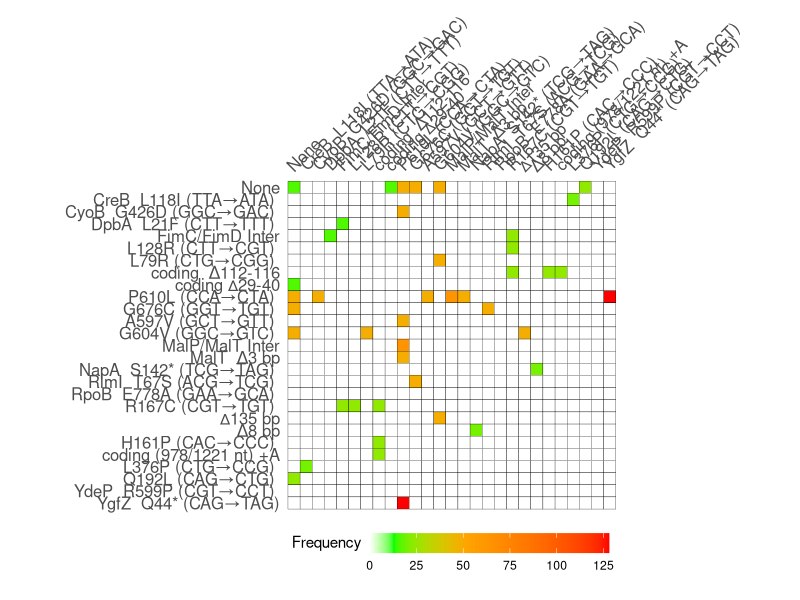
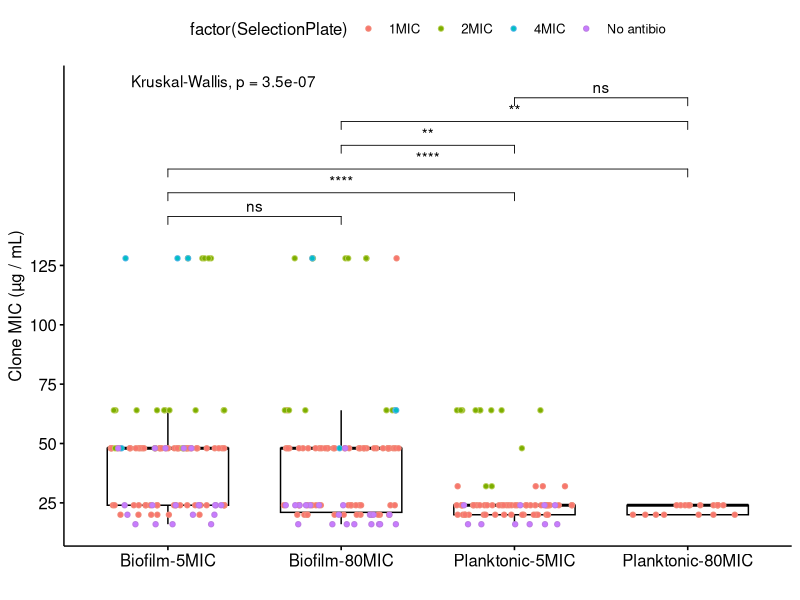
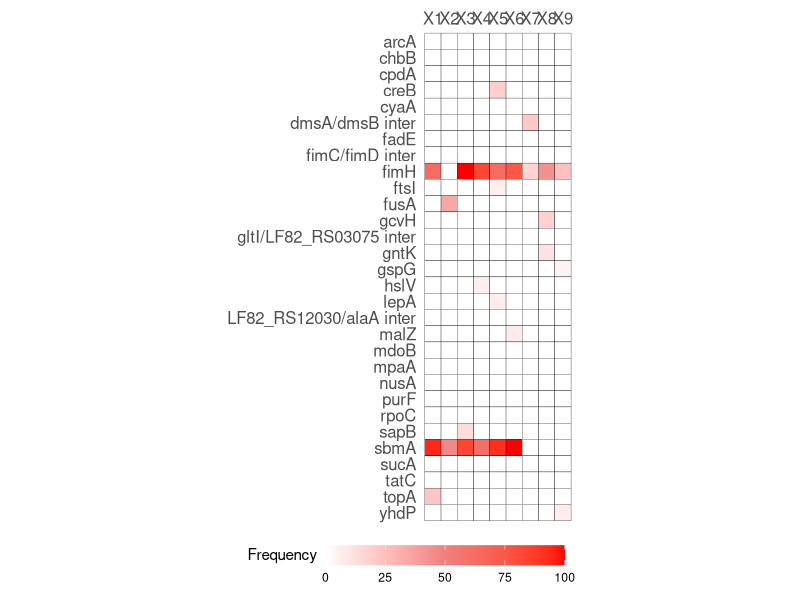
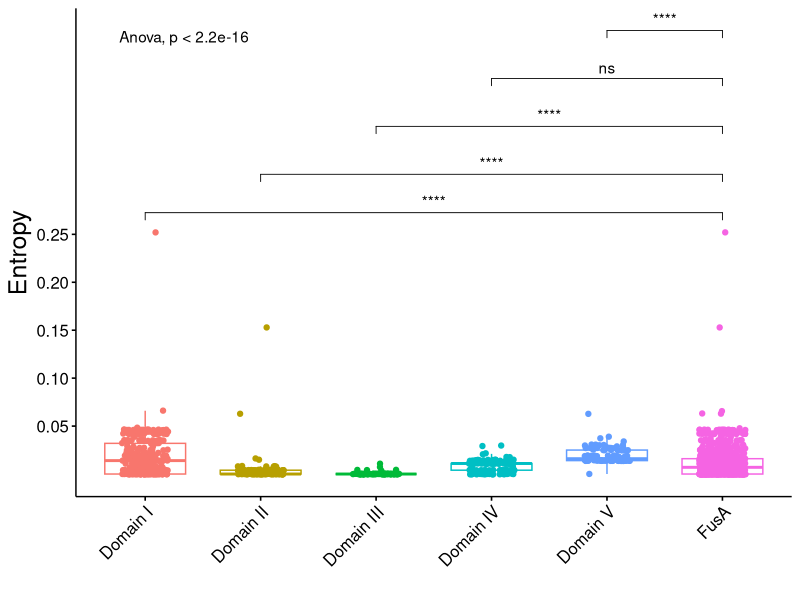
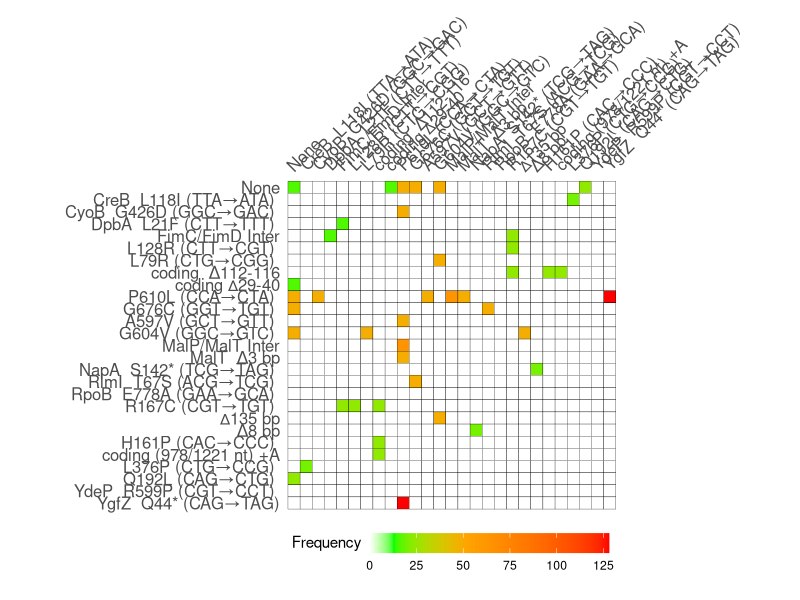
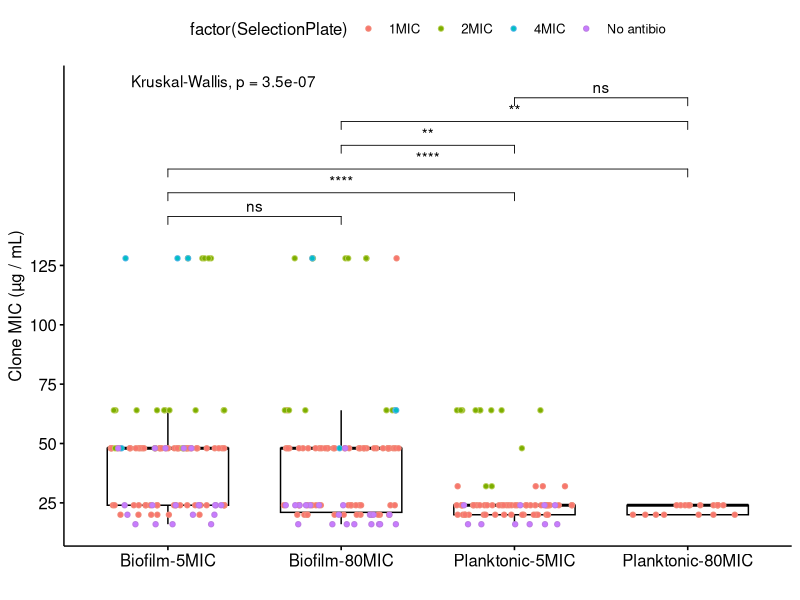
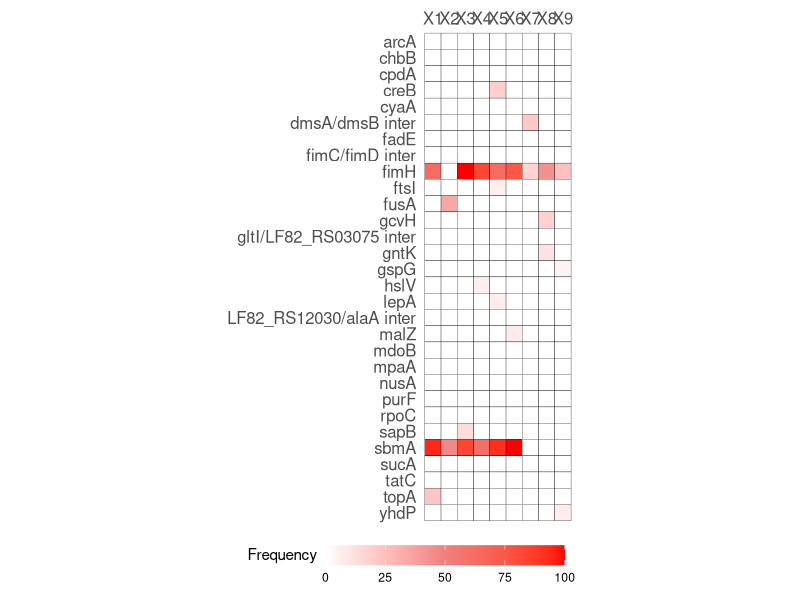
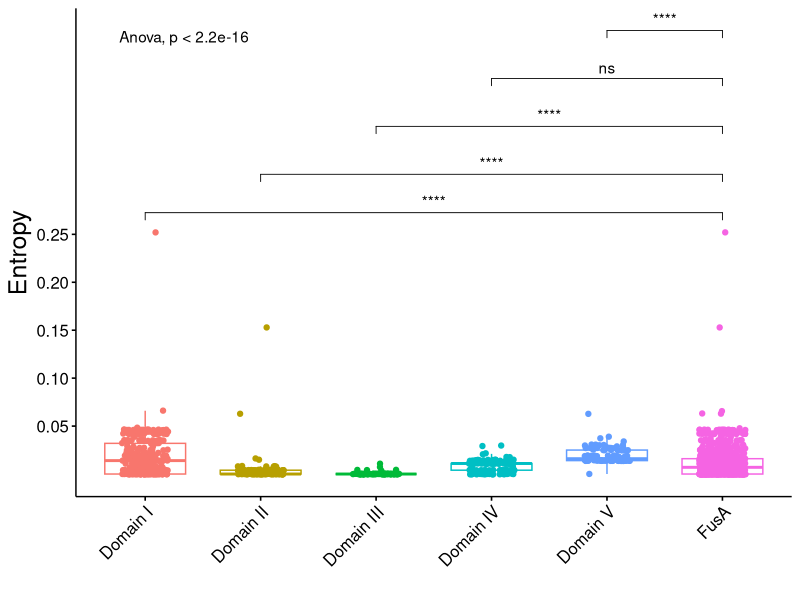

The R script that drew these images, in order:


## Heatmap Mut vs MIC
# Biofilm (same for Planktonic data)

data<-read.table("R_data/Mutation-MIC_Biofilm.txt",header = T,sep = "\t")

names<-data$Mut
names<-c("Mut",names)
colnames(data)<-names

library(reshape2)

dat<-melt(data=data,id.vars = c("Mut"),variable.name = "Mut2",value.name = "Freq")

library(ggplot2)

namesx<-data$Mut
namesy<-rev(namesx)

hp<-ggplot(data = dat, aes(x=Mut, y=Mut2, fill=Freq)) + 
    geom_tile(color = "black")+
    scale_fill_gradientn(values=c(1, .4, .1,0), colours=c("red", "orange", "green", "white"), limit = c(0,128),
                         name="Frequency") + theme_minimal()+ 
    theme(axis.text.x = element_text(vjust = 1, 
                                     size = 12, hjust = 1))+
    coord_fixed()


hp + theme(
    axis.title.x = element_blank(),
    axis.title.y = element_blank(),
    axis.text.y = element_text(size=12),
    axis.text.x = element_text(angle = 45,hjust=-0.01,vjust=0.2),
    panel.grid.major = element_blank(),
    panel.border = element_blank(),
    panel.background = element_blank(),
    axis.ticks = element_blank(),
    legend.justification = c(1, 0),
    legend.position="bottom",
    legend.direction = "horizontal")+
    guides(fill = guide_colorbar(barwidth = 12, barheight = 1,
                                 title.vjust = 0.9,title.hjust = 0))   + scale_x_discrete(position = "top",limits=namesx) +  scale_y_discrete(limits=namesy) + theme(plot.margin = margin(.2,3.5,.5,.5, "cm"))



ggsave("FIgures/Mut_vs_MIC_Biofilm.tiff",width=11,height = 10,device = "tiff",dpi = 700)


## Boxplot + Anova on clones MICs
# Color points by selection plate

data<-read.table("Anova_MIC_V2.txt",header = T,sep = "\t")

library(ggpubr)

comp<-list(c("Biofilm-5MIC","Biofilm-80MIC"),c("Biofilm-5MIC","Planktonic-5MIC"),c("Biofilm-5MIC","Planktonic-80MIC"),c("Biofilm-80MIC","Planktonic-5MIC"),c("Biofilm-80MIC","Planktonic-80MIC"),c("Planktonic-5MIC","Planktonic-80MIC"))

p <- ggboxplot(data, x = "Condition", y = "MIC",outlier.shape = NA) +geom_point(position=position_jitterdodge(jitter.width=2, dodge.width = 0), pch=21, aes(fill=factor(SelectionPlate),color=factor(SelectionPlate)))+ scale_color_manual(values=c("#f18d7b", "#b8ce55", "#56B4E9","#bb7de0"))
p + stat_compare_means(method = "kruskal",label.y = 200) + stat_compare_means(comparisons = comp,label="p.signif",label.y=c(140,150,160,170,180,190)) + xlab("") + ylab("Clone MIC (µg / mL)")+ scale_y_continuous(breaks = c(25,50,75,100,125))
ggsave("Figures/Boxplot_Anova_CloneMICs_ColorPoints.tiff",width=7,height = 7,device = "tiff",dpi = 700)



## Heatmaps for mutated genes in the final populations
# (same for the heatmaps with all SNPs)


data<-read.table("R_data/Mut_Genes_Cycle10_Biofilm.txt",header = T,sep = "\t")

library(reshape2)
library(ggplot2)

names<-data$Mutation
namesy<-rev(names)


dat<-melt(data=data,id.vars = c("Mutation"),measure.vars = c("X1","X2","X3","X4","X5","X6","X7","X8","X9"),variable.name = "Sample",value.name = "Freq")

hp<-ggplot(data = dat, aes(x=Sample, y=Mutation, fill=Freq)) + 
    geom_tile(color = "black")+
    scale_fill_gradientn(values=c(1, .5, 0), colours=c("red", "#f08080", "white"), limit = c(0,100),
                         name="Frequency") + theme_minimal()+ 
    theme(axis.text.x = element_text(vjust = 1, 
                                     size = 12, hjust = 1))+
    coord_fixed()


hp + theme(
    axis.title.x = element_blank(),
    axis.title.y = element_blank(),
    axis.text.y = element_text(size=12),
    axis.text.x = element_text(hjust = 0.5),
    panel.grid.major = element_blank(),
    panel.border = element_blank(),
    panel.background = element_blank(),
    axis.ticks = element_blank(),
    legend.justification = c(1, 0),
    legend.position="bottom",
    legend.direction = "horizontal")+
    guides(fill = guide_colorbar(barwidth = 12, barheight = 1,
                                 title.vjust = 0.9,title.hjust = 0))   + scale_x_discrete(position = "top")+  scale_y_discrete(limits=namesy)

ggsave("Figures/Heatmap_Genes_Biof.tiff",width=7,height = 10,device = "tiff",dpi = 700)



## Boxplot entropy

library(ggpubr)

data<-read.table("R_data/Entropy.txt",header = T,sep = "\t")

comp<-list(c("Domain I","FusA"),c("Domain II","FusA"),c("Domain III","FusA"),c("Domain IV","FusA"),c("Domain V","FusA"))

p <- ggboxplot(data, x = "Domain", y = "Entropy",color="Domain",outlier.shape = NA,add = "jitter") 
p + stat_compare_means(method = "anova",label.y = 0.45) + stat_compare_means(comparisons = comp,label="p.signif",label.y=c(0.26,0.3,0.35,0.4,0.45)) + scale_y_continuous(breaks = c(0.05,0.10,0.15,0.20,0.25))  + xlab("") + ylab("Entropy")+theme(axis.title.y = element_text(size=18),axis.text.x = element_text(angle = 45,vjust=1,hjust = 1),legend.position="none")

ggsave("Figures/Boxplot_Entropy.tiff",width=7,height = 7,device = "tiff",dpi = 700)



